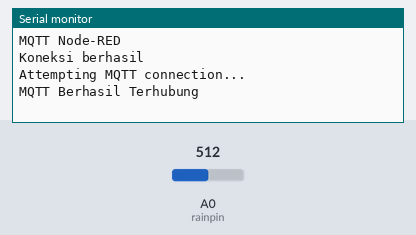
Bench run of a sketch on a simulated ESP8266 (NodeMCU). Shown: the last lines printed to the serial monitor. The inputs (shaded band) are chosen by the test bench; at power-on: A0 (rainpin) = 512. WiFi joins after 1.5 s; servers stay silent unless stated; random numbers use the default seed unless the sketch sets one; no MQTT or app messages arrive unless stated.

Above: at 2.7 s.
2.8 s: A0 (rainpin) set to 716
At 7.8 s:
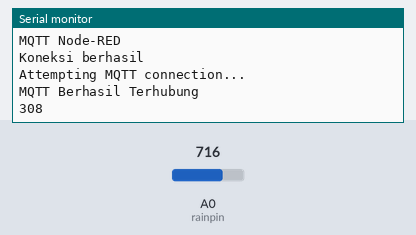
13.0 s: A0 (rainpin) set to 900
At 17.9 s:
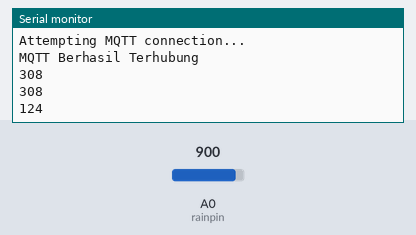

Measured:
- after the input at 2.8 s, the serial monitor: prints a new line after 3.8 s (image 1)
- after the input at 13.0 s, the serial monitor: prints a new line after 3.6 s (image 2)

The sketch:

node_2.ino
```cpp
#include <Adafruit_Sensor.h>
#include <ESP8266WiFi.h>
#include <PubSubClient.h>
#include <Wire.h>
#include <WiFiManager.h>

#define rainpin A0

String clientId;

//const char *ssid = "[]";
//const char *pass = "satuduatiga";

const char *mqtt_server = "138.3.218.179";
const char *mqtt_user = "kiyura";
const char *mqtt_pass = "1234";

WiFiClient espClient;
PubSubClient client(espClient);

long now = millis();
long lastMeasure = 0;

void setup_wifi()
{
  delay(10);
  WiFi.mode(WIFI_STA);
  WiFiManager wm;
  bool res;
  res = wm.autoConnect("Node 2", "qweasdzxc");
  if(!res){
    Serial.println("Gagal terhubung");
  } else {
    Serial.println("Koneksi berhasil");
  }
}

void reconnect(){
  while (!client.connected()){
    Serial.println("Attempting MQTT connection...");
    clientId = "ESP8266Client-";
    clientId += String(random(0xffff), HEX);
    if (client.connect(clientId.c_str(), mqtt_user, mqtt_pass)){
      Serial.println("MQTT Berhasil Terhubung");
      client.publish("/kiyura/status", "node2");
    }
    else{
      Serial.print("failed, rc=");
      Serial.print(client.state());
      Serial.println("try again in 5 seconds");
      delay(5000);
    }
  }
}

void setup()
{
  Serial.begin(115200);
  Serial.println("MQTT Node-RED");
  setup_wifi();
  client.setServer(mqtt_server, 1883);
  pinMode(rainpin, INPUT);
}

void loop()
{
  if (!client.connected()){
    reconnect();
  }
  if (!client.loop()){
    client.connect(clientId.c_str(), mqtt_user, mqtt_pass);
  }
  now = millis();
  if (now-lastMeasure > 5000)
  {
    int maxval = 1024;
    int rainValue = maxval - analogRead(rainpin);

    static char rain[7];
    sprintf(rain,"%d",rainValue);
    Serial.println(rain);
    client.publish("/kiyura/raindrop", rain);
  }
  delay(5000);
}
```
